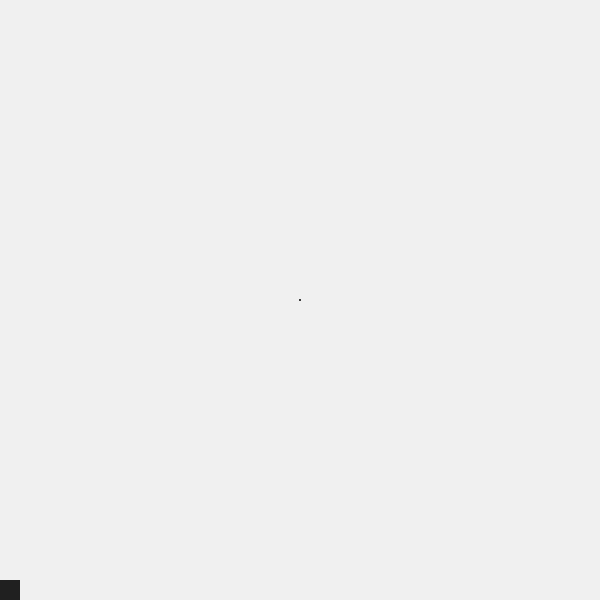
Frame 1 (no input)
Frame 60 (no input): identical to frame 1, image omitted
Frame 120 (the mouse pressed at the canvas centre since frame 60): identical to frame 1, image omitted

The p5.js sketch that drew this single still picture (run headless with seeded random() and noise() and a simulated clock; from frame 60 on, the mouse is pressed at the canvas centre):

// p5.js sketch
// ── sketch.js
let lifeline = [];
let slider;
let speedFactor = 50;

function setup()
{
  createCanvas(600,600);
  rectMode(CENTER);
  let p = new Point(300,300);
  lifeline.push(p);
  slider = new Slider(10);
}

function draw()
{
  background(240);
  stroke(0);
  strokeWeight(2);

  if (keyIsDown(LEFT_ARROW)) {
    if(slider.position>10)
    {
      slider.position--;
      removePoint();
    }
  }

  if (keyIsDown(RIGHT_ARROW)) {
    if(slider.position<590)
    {
      slider.position++;
      makeNewPoint();
    }
  }

  for(let i=0 ; i<lifeline.length ; i++)
  {
    point(lifeline[i].x,lifeline[i].y);
  }
  slider.show();
}

function makeNewPoint()
{
  for(let i=0 ; i<speedFactor ; i++)
  {
    let lx = lifeline[lifeline.length-1].x;
    let ly = lifeline[lifeline.length-1].y;
    let xoff = round(random(-1.5,1.5));
    let yoff = round(random(-1.5,1.5));
    let p = new Point(lx + xoff , ly + yoff);
    lifeline.push(p);
  }
}

function removePoint()
{
  for(let i=0 ; i<speedFactor ; i++)
  {
    lifeline.pop();
  }
}

// ── point.js
function Point(x,y)
{
  this.x = x;
  this.y = y;
}

// ── slider.js
function Slider(position)
{
  this.position = position;

  this.show = function()
  {
    fill(32);
    noStroke();
    rect(this.position,590,20,20);
  }

  this.update = function(pos)
  {
    this.position = pos;
  }
}
